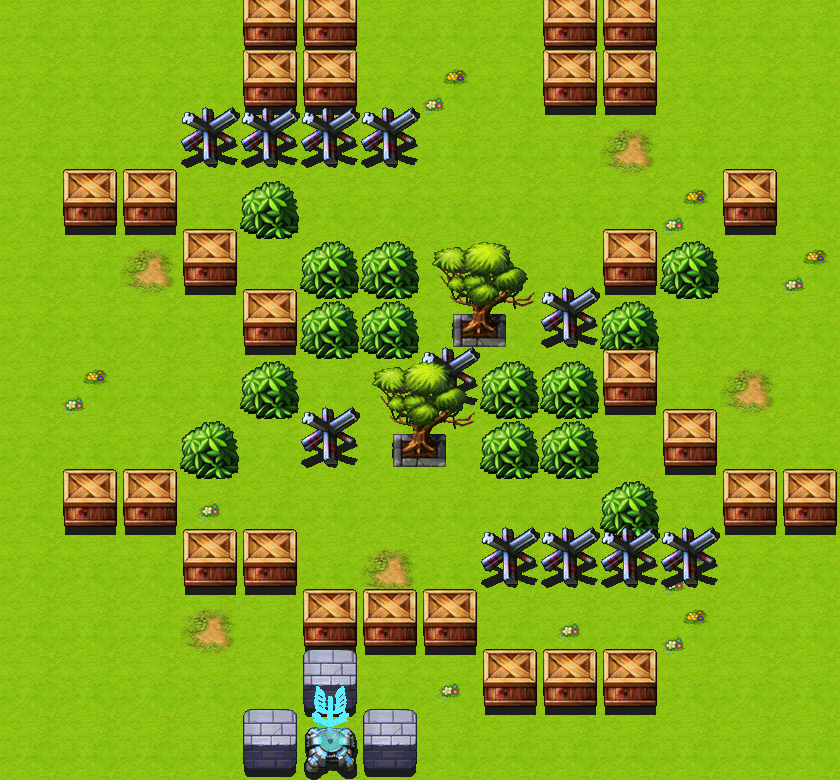

Rendered tile map (Tiled .tmx) drawn with the repository's tilesets; below, a short description and the map source with its tile grids summarised:
An orthogonal 14x13 tile map with 60x60 px tiles, 19 tile layers (floor, river, riverfake, bridge, ...), 4 tilesets and 4 objects (plyartPoint, enemyPoint1, enemyPoint2, enemyPoint3).

<map version="1.0" orientation="orthogonal" width="14" height="13" tilewidth="60" tileheight="60">
 <properties>
  <property name="1" value="15" />
  <property name="2" value="6" />
  <property name="4" value="12" />
 </properties>
 <tileset firstgid="1" name="floor_grass" tilewidth="60" tileheight="60">
  <image source="floor_grass.png" width="240" height="600" />
 </tileset>
 <tileset firstgid="41" name="block" tilewidth="60" tileheight="120">
  <image source="block.png" width="600" height="600" />
 </tileset>
 <tileset firstgid="91" name="bridge" tilewidth="60" tileheight="60">
  <image source="bridge.png" width="360" height="60" />
 </tileset>
 <tileset firstgid="97" name="garbage" tilewidth="60" tileheight="60">
  <image source="garbage.png" width="540" height="60" />
 </tileset>
 <layer name="floor" width="14" height="13">
  <data>[182 cells, 182 non-empty, 2 distinct tile ids]</data>
 </layer>
 <layer name="river" width="14" height="13">
  <data>[182 cells, 14 non-empty, 1 distinct tile ids]</data>
 </layer>
 <layer name="riverfake" width="14" height="13">
  <data>[182 cells, 1 non-empty, 1 distinct tile ids]</data>
 </layer>
 <layer name="bridge" width="14" height="13">
  <data>[182 cells, 1 non-empty, 1 distinct tile ids]</data>
 </layer>
 <layer name="garbage" width="14" height="13">
  <data>[182 cells, 10 non-empty, 2 distinct tile ids]</data>
 </layer>
 <layer name="block0" width="14" height="13">
  <data>[182 cells, 5 non-empty, 2 distinct tile ids]</data>
 </layer>
 <layer name="block1" width="14" height="13">
  <data>[182 cells, 5 non-empty, 2 distinct tile ids]</data>
 </layer>
 <layer name="block2" width="14" height="13">
  <data>[182 cells, 5 non-empty, 2 distinct tile ids]</data>
 </layer>
 <layer name="block3" width="14" height="13">
  <data>[182 cells, 4 non-empty, 2 distinct tile ids]</data>
 </layer>
 <layer name="block4" width="14" height="13">
  <data>[182 cells, 3 non-empty, 2 distinct tile ids]</data>
 </layer>
 <layer name="block5" width="14" height="13">
  <data>[182 cells, 5 non-empty, 5 distinct tile ids]</data>
 </layer>
 <layer name="block6" width="14" height="13">
  <data>[182 cells, 3 non-empty, 3 distinct tile ids]</data>
 </layer>
 <layer name="block7" width="14" height="13">
  <data>[182 cells, 5 non-empty, 5 distinct tile ids]</data>
 </layer>
 <layer name="block8" width="14" height="13">
  <data>[182 cells, 5 non-empty, 2 distinct tile ids]</data>
 </layer>
 <layer name="block9" width="14" height="13">
  <data>[182 cells, 7 non-empty, 3 distinct tile ids]</data>
 </layer>
 <layer name="block10" width="14" height="13">
  <data>[182 cells, 4 non-empty, 2 distinct tile ids]</data>
 </layer>
 <layer name="block11" width="14" height="13">
  <data>[182 cells, 5 non-empty, 3 distinct tile ids]</data>
 </layer>
 <layer name="block12" width="14" height="13">
  <data>[182 cells, 4 non-empty, 3 distinct tile ids]</data>
 </layer>
 <objectgroup name="Objects" width="14" height="13">
  <object name="plyartPoint" x="214" y="722" width="27" height="27" />
  <object name="enemyPoint1" x="449" y="3" width="28" height="28" />
  <object name="enemyPoint2" x="151" y="3" width="28" height="28" />
  <object name="enemyPoint3" x="750" y="0" width="28" height="28" />
 </objectgroup>
 <layer name="grass" width="14" height="13">
  <data>[182 cells, 14 non-empty, 1 distinct tile ids]</data>
 </layer>
</map>
